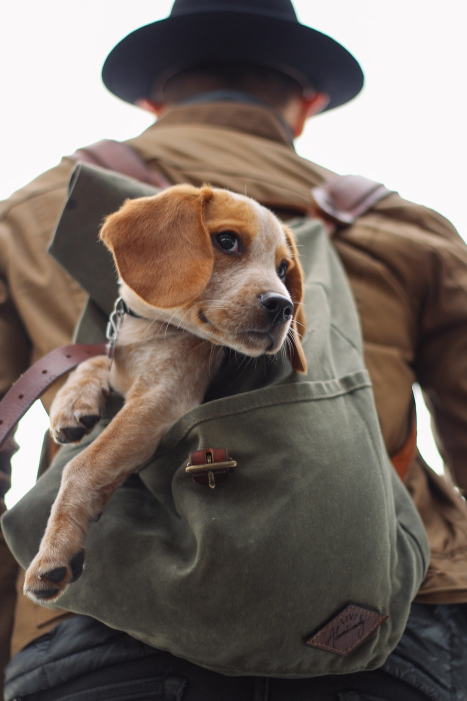
#> input picture DATA/dog_backpack.jpg, 934 x 1401 px (shown at 1/2 size)
$ jupyter execute 05-Image-Basics-Assessment.ipynb   (shell and % lines are left out)
#> lines starting #> are read from the running program, lines starting #| are printed output that depends on the picture
# Image Basics Assessment

## Complete the Tasks in bold below. Keep in mind, you may need to run some of these tasks as Python scripts.

----------
#### TASK: Open the *dog_backpack.jpg* image from the DATA folder and display it in the notebook. Make sure to correct for the RGB order.

[cell 1]
import cv2
import numpy as np
import matplotlib.pyplot as plt

[cell 2]
img = cv2.imread('../DATA/dog_backpack.jpg')
#> img is the input picture: shape (1401, 934, 3); mean B, G, R 99.5, 106.7, 118.1

[cell 3]
plt.imshow(img)

[cell 4]
fix_img = cv2.cvtColor(img, cv2.COLOR_BGR2RGB)
plt.imshow(fix_img)

#### TASK: Flip the image upside down and display it in the notebook.

[cell 5]
img2 = cv2.flip(fix_img, 0)
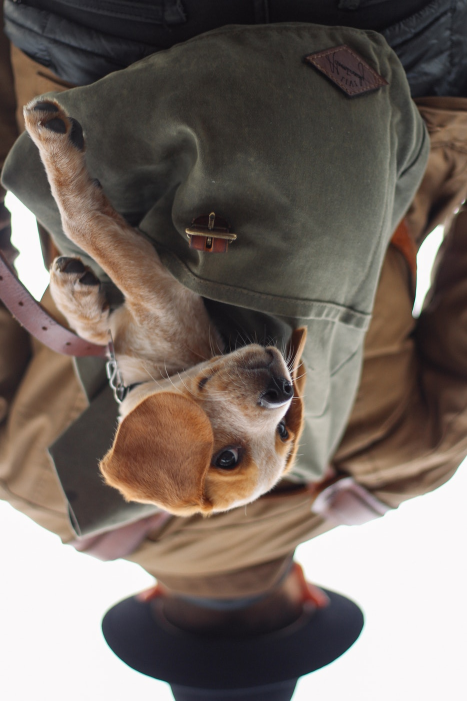
#> img2: shape (1401, 934, 3) (shown at 1/2 size); mean R, G, B 118.1, 106.7, 99.5
plt.imshow(img2)

#### TASK: Draw an empty RED rectangle around the dogs face and display the image in the notebook.

[cell 6]
cv2.rectangle(fix_img, (200, 400), (600,700), (255,0,0),thickness=10)
plt.imshow(fix_img)

#### TASK: Draw a BLUE TRIANGLE in the middle of the image. The size and angle is up to you, but it should be a triangle (three sides) in any orientation.

[cell 7]
cv2.line(fix_img, (200,700), (400, 400), (0,0,255), thickness=300)
cv2.line(fix_img, (400,400), (600, 700), (0,0,255), thickness=300)
cv2.line(fix_img, (600,700), (200, 700), (0,0,255), thickness=300)
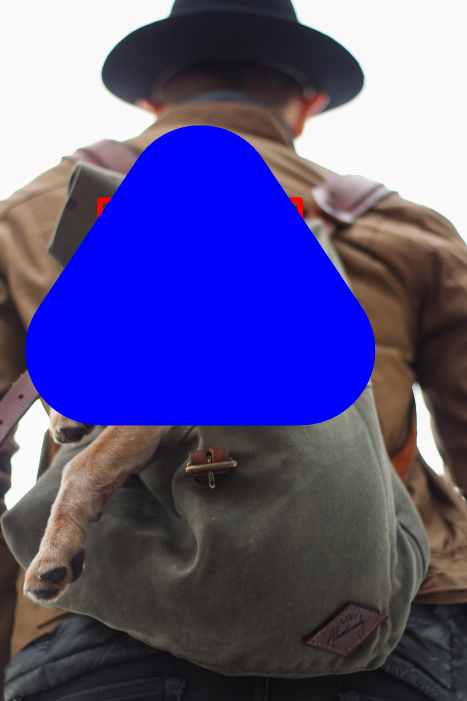
#> fix_img: shape (1401, 934, 3) (shown at 1/2 size); mean R, G, B 88.3, 81.9, 136.7
plt.imshow(fix_img)

### BONUS TASK. Can you figure our how to fill in this triangle? It requires a different function that we didn't show in the lecture! See if you can use google search to find it.

[CLICK ME FOR A DIRECT LINK TO THE HINT](https://docs.opencv.org/3.0-beta/modules/imgproc/doc/drawing_functions.html#fillpoly)

[cell 8]
pt1 = (150, 100)
pt2 = (100, 200)
pt3 = (200, 200)

cv2.circle(img, pt1, 100, (0,0,255), -1)
cv2.circle(img, pt2, 100, (0,0,255), -1)
cv2.circle(img, pt3, 100, (0,0,255), -1)
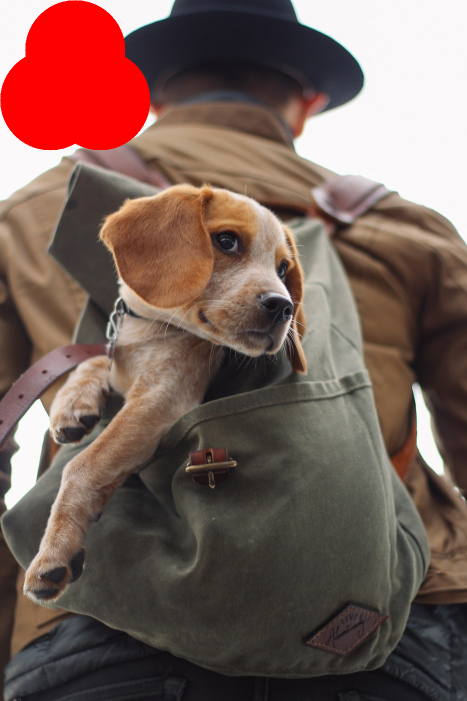
#> img: shape (1401, 934, 3) (shown at 1/2 size); mean B, G, R 87.9, 95.1, 119.5
plt.imshow(img)

#### TASK: (NOTE: YOU WILL NEED TO RUN THIS AS A SCRIPT). Create a script that opens the picture and allows you to draw empty red circles whever you click the RIGHT MOUSE BUTTON DOWN.

[cell 9]
import cv2
import numpy as np

def draw_circle(event,x,y,flags,params):
    if event == cv2.EVENT_RBUTTONDOWN:
        cv2.circle(image,(x,y),50,(0,0,255),-1)

image = np.zeros((512,512,3),dtype=np.int8)
cv2.namedWindow('drawing_circle')
cv2.setMouseCallback('drawing_circle',draw_circle)

while True:

    cv2.imshow('drawing_circle',image)

    if cv2.waitKey(20) & 0xFF == 27:
#> (key Esc is pressed here)
        break

cv2.destroyAllWindows()

$ run again, with DATA/00-puppy.jpg copied over DATA/dog_backpack.jpg
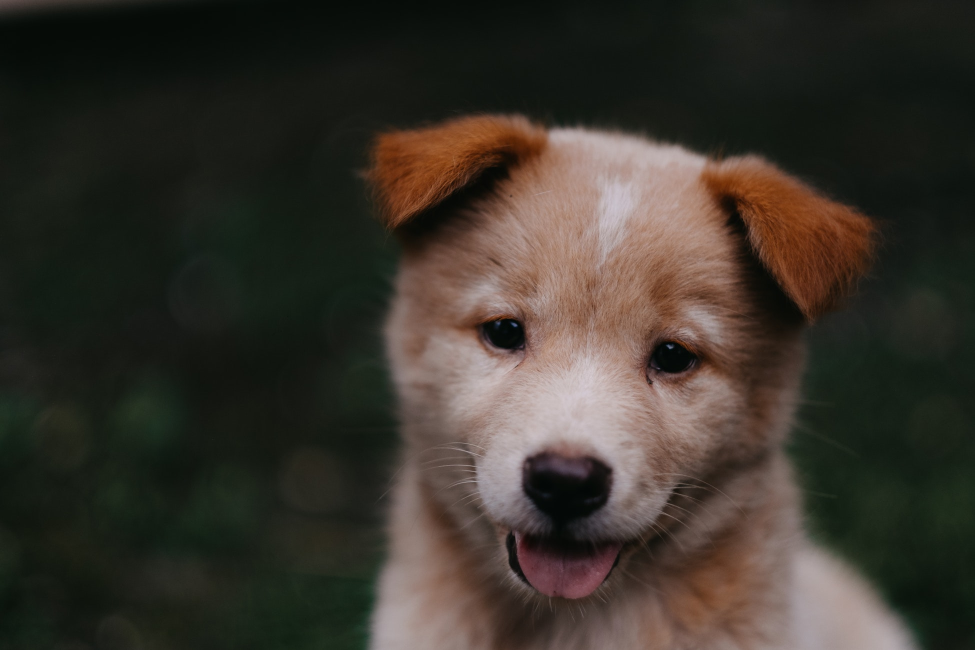
#> input picture DATA/00-puppy.jpg, 1950 x 1300 px (shown at 1/2 size)
#> img is the input picture: shape (1300, 1950, 3); mean B, G, R 43.8, 51.8, 57.3
#> `img2 = cv2.flip(fix_img, 0)`:
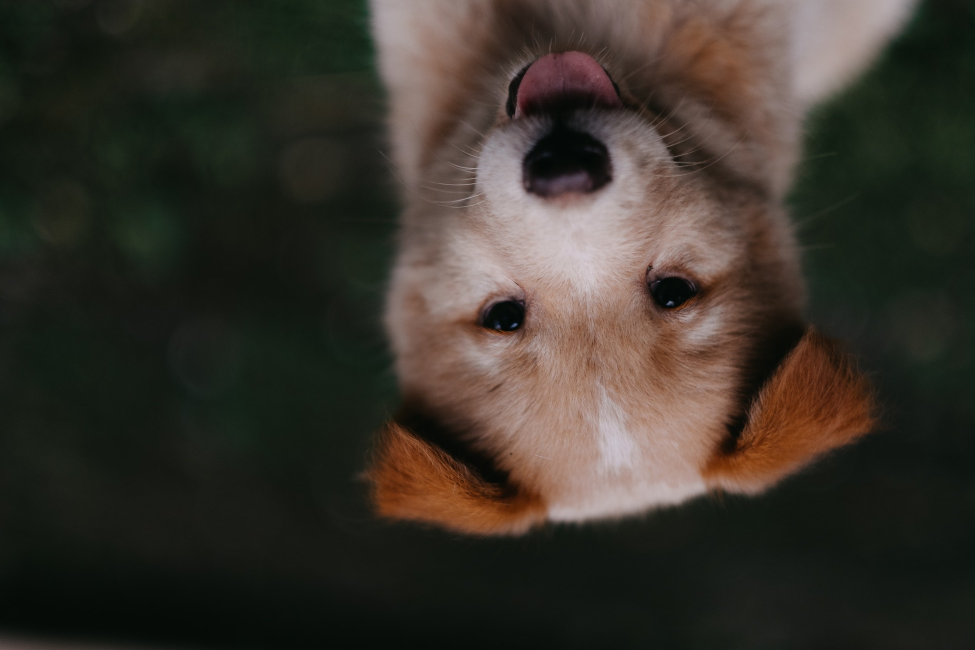
#> img2: shape (1300, 1950, 3) (shown at 1/2 size); mean R, G, B 57.3, 51.8, 43.8
#> `cv2.circle(img, pt3, 100, (0,0,255), -1)`:
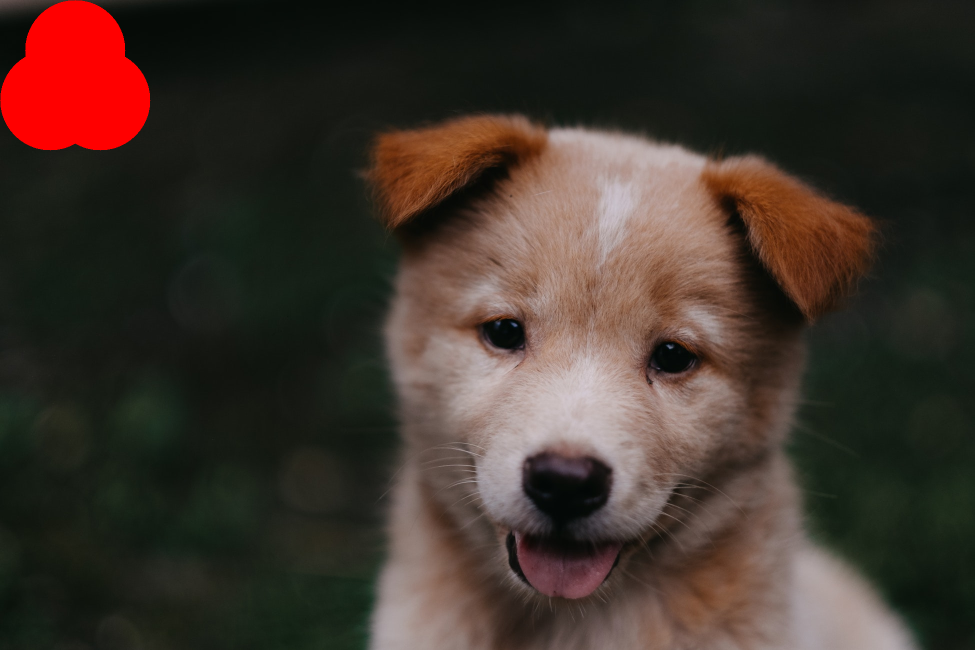
#> img: shape (1300, 1950, 3) (shown at 1/2 size); mean B, G, R 43.4, 51.3, 63.6

$ run again, with DATA/Denis_Mukwege.jpg copied over DATA/dog_backpack.jpg
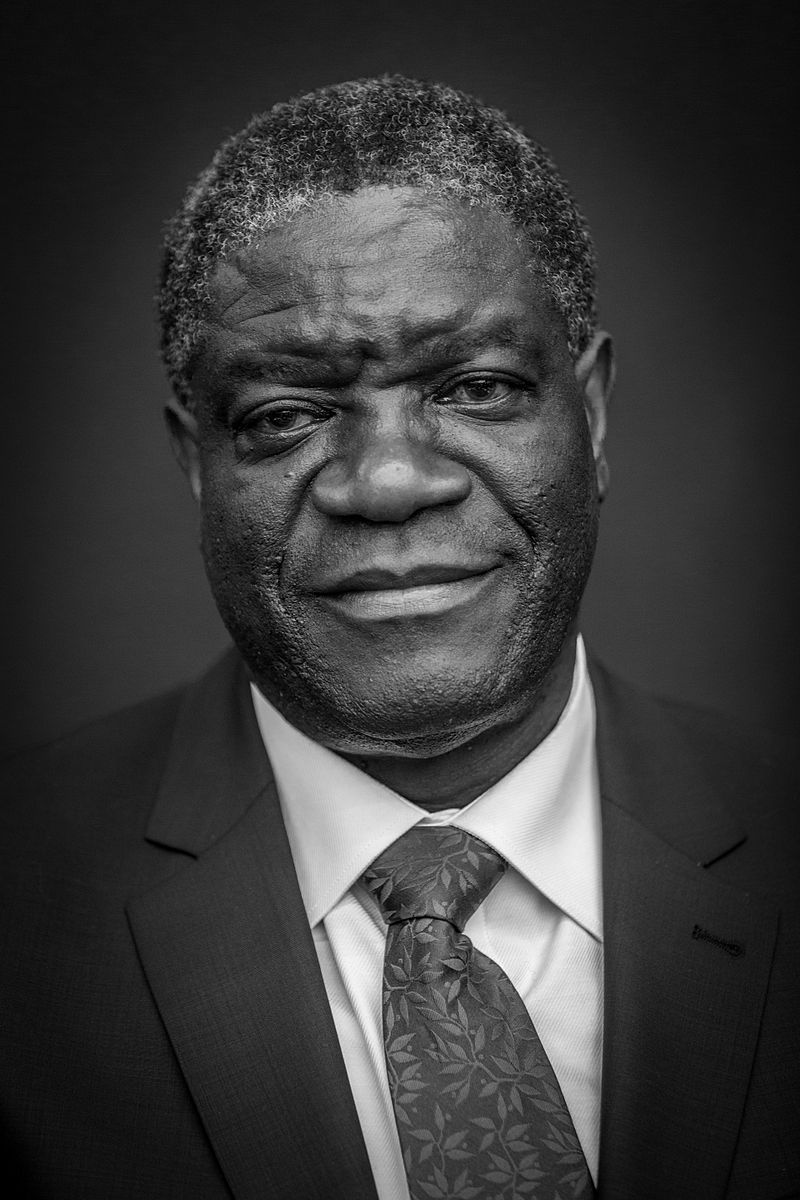
#> input picture DATA/Denis_Mukwege.jpg, 800 x 1200 px
#> img is the input picture: shape (1200, 800, 3); min 0, max 255, mean 58.8
#> `img2 = cv2.flip(fix_img, 0)`:
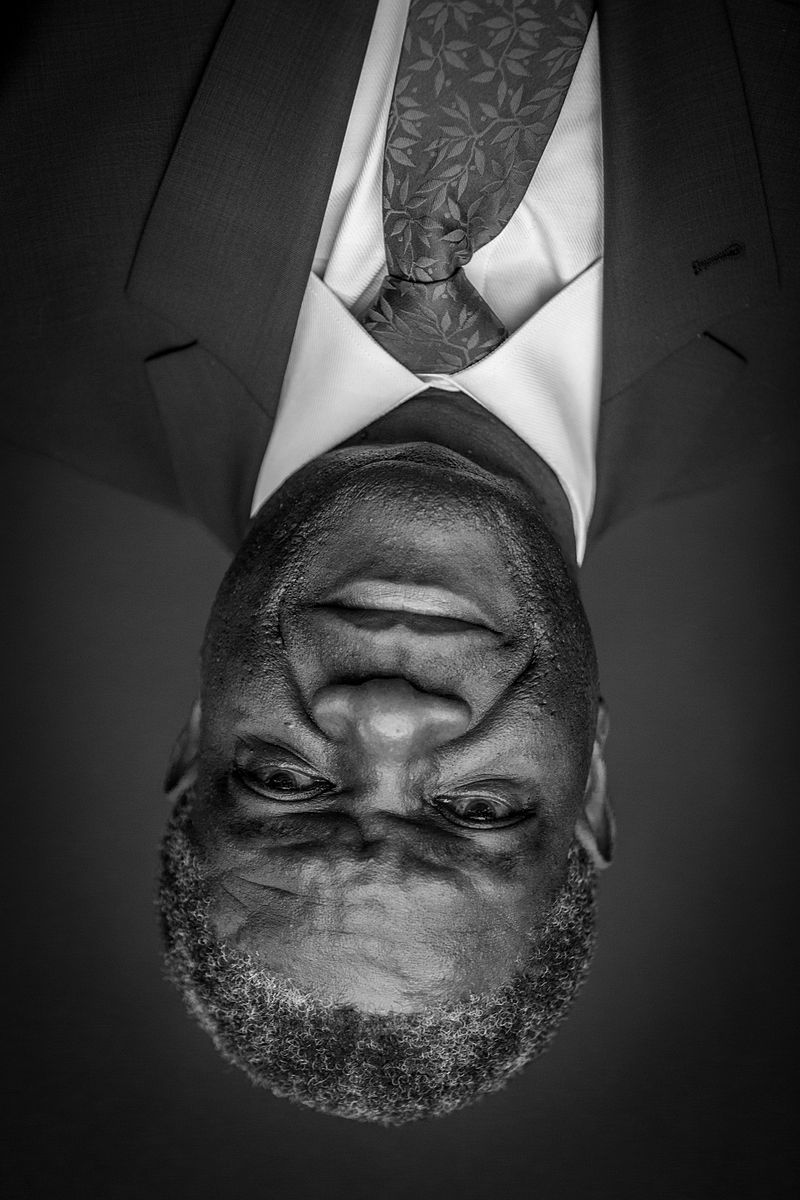
#> img2: shape (1200, 800, 3); min 0, max 255, mean 58.8
#> `cv2.circle(img, pt3, 100, (0,0,255), -1)`:
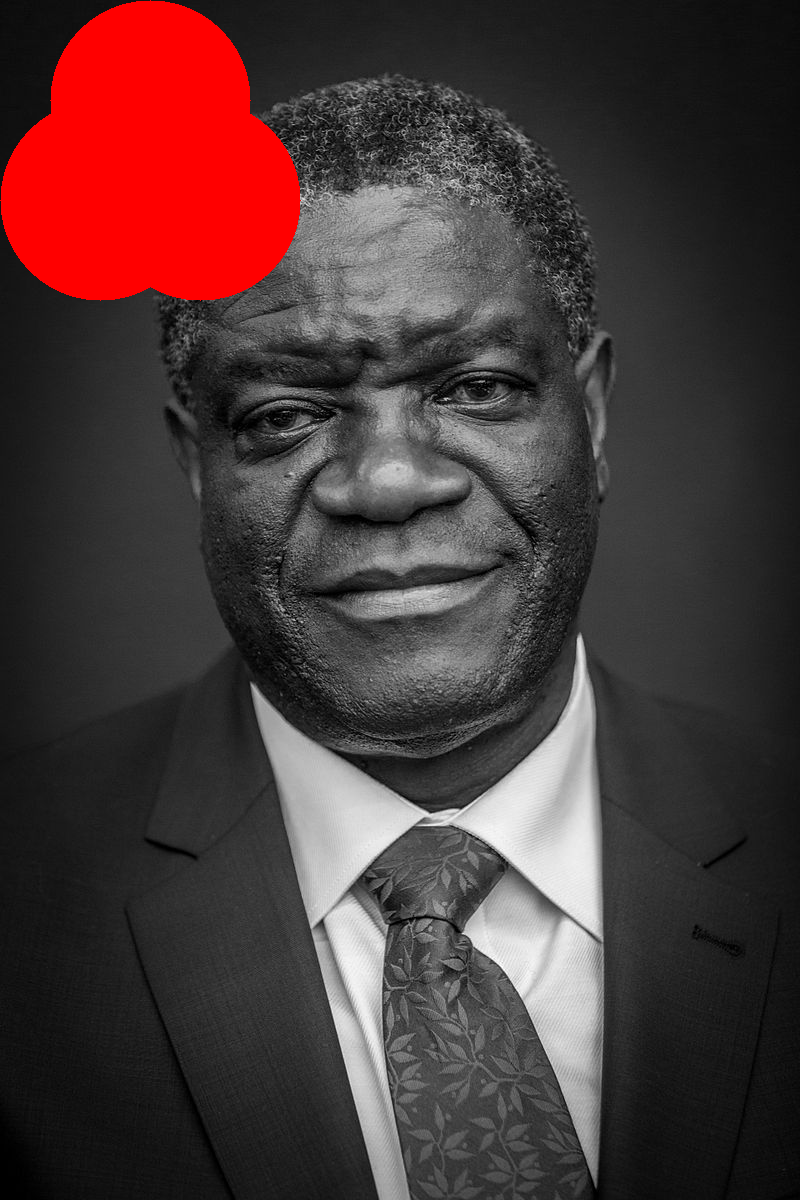
#> img: shape (1200, 800, 3); mean B, G, R 56.1, 56.1, 73.9

$ run again, with DATA/Nadia_Murad.jpg copied over DATA/dog_backpack.jpg
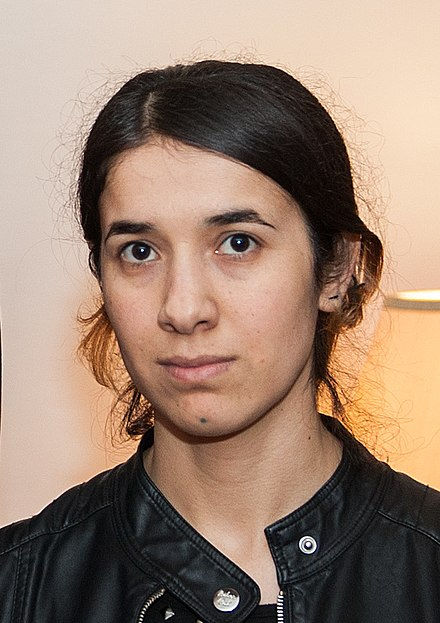
#> input picture DATA/Nadia_Murad.jpg, 440 x 623 px
#> img is the input picture: shape (623, 440, 3); mean B, G, R 112.7, 129.2, 153.8
#> `img2 = cv2.flip(fix_img, 0)`:
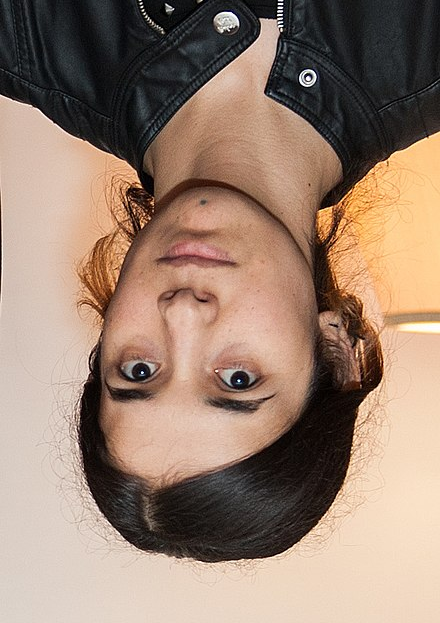
#> img2: shape (623, 440, 3); mean R, G, B 153.8, 129.2, 112.7
#> `cv2.circle(img, pt3, 100, (0,0,255), -1)`:
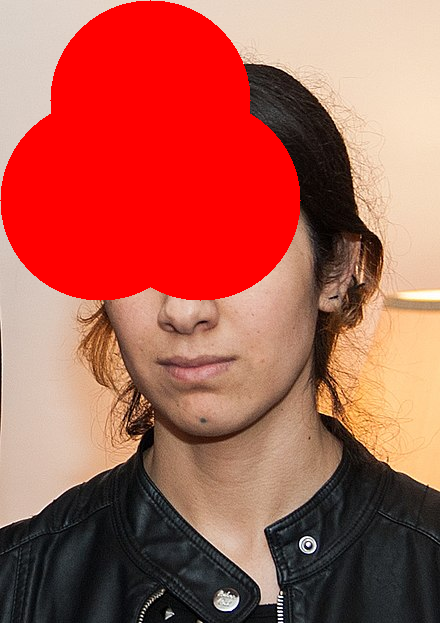
#> img: shape (623, 440, 3); mean B, G, R 81.7, 95.1, 176.4
